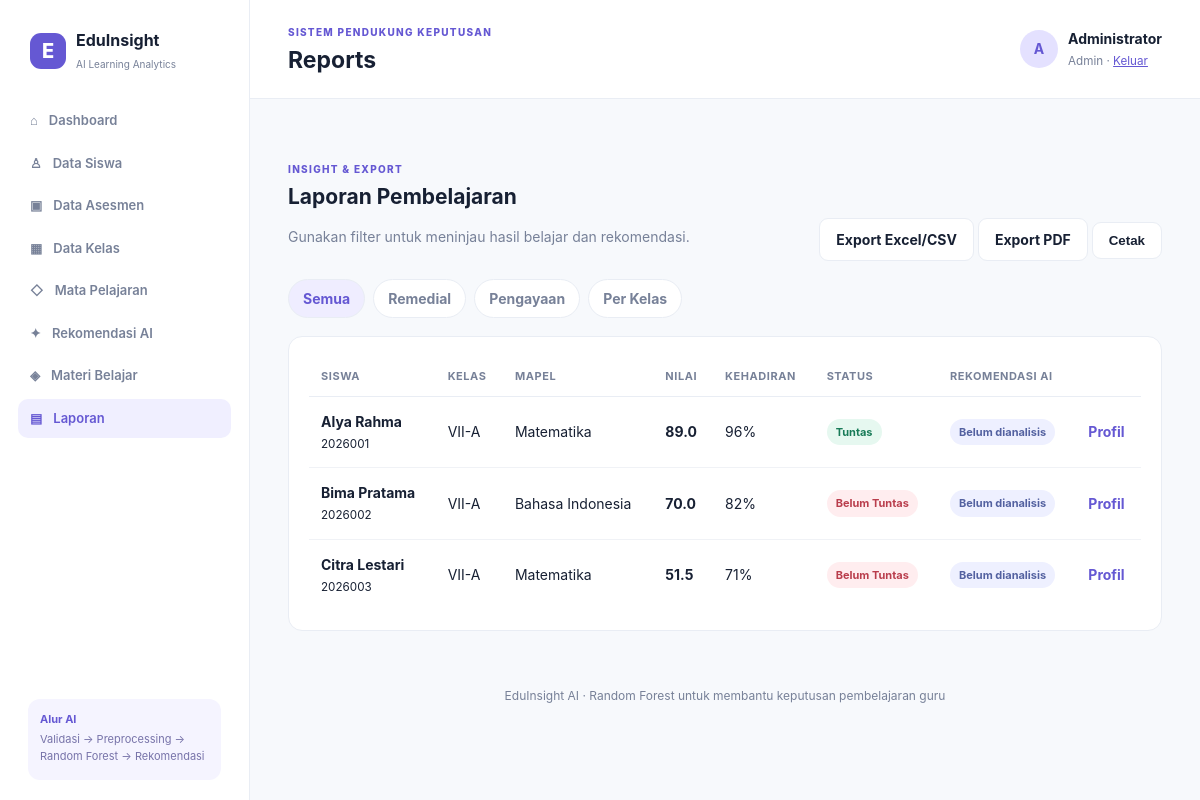
/index.php?page=reports (signed in), run on the app's committed database.
### tables this page shows
CREATE TABLE IF NOT EXISTS assessments (id INT AUTO_INCREMENT PRIMARY KEY, student_id INT NOT NULL, subject_id INT NULL, subject VARCHAR(80) NOT NULL, knowledge_score DECIMAL(5,2) NOT NULL, skill_score DECIMAL(5,2) NOT NULL, assignment_rate DECIMAL(5,2) DEFAULT 0, assessment_date DATE NOT NULL, notes TEXT NULL, created_at TIMESTAMP DEFAULT CURRENT_TIMESTAMP, FOREIGN KEY(student_id) REFERENCES students(id) ON DELETE CASCADE, FOREIGN KEY(subject_id) REFERENCES subjects(id) ON DELETE SET NULL);

CREATE TABLE IF NOT EXISTS students (id INT AUTO_INCREMENT PRIMARY KEY, nis VARCHAR(30) NOT NULL UNIQUE, name VARCHAR(120) NOT NULL, gender ENUM('L','P') NOT NULL, class_id INT NULL, class_name VARCHAR(30) DEFAULT NULL, attendance_rate DECIMAL(5,2) DEFAULT 0, birth_date DATE NULL, address TEXT NULL, created_at TIMESTAMP DEFAULT CURRENT_TIMESTAMP, FOREIGN KEY(class_id) REFERENCES classes(id) ON DELETE SET NULL);

### app/core/helpers.php (called while the page is built, shortened)
<?php
function e(mixed $value): string { return htmlspecialchars((string)$value, ENT_QUOTES, 'UTF-8'); }
function url(string $path = ''): string { return 'index.php' . ($path ? '?page=' . urlencode($path) : ''); }
function badgeClass(string $label): string { return match (strtolower($label)) { 'tuntas', 'pengayaan', 'selesai' => 'success', 'remedial', 'belum tuntas' => 'danger', 'pendampingan', 'ditinjau' => 'warning', default => 'info' }; }
function render(string $view, array $data = []): void { extract($data); $page = $_GET['page'] ?? 'dashboard'; require BASE_PATH . 'app/views/layouts/header.php'; require BASE_PATH . "app/views/{$view}.php"; require BASE_PATH . 'app/views/layouts/footer.php'; }

### app/views/reports/index.php (the view)
<div class="section-head"><div><span class="eyebrow">INSIGHT & EXPORT</span><h2>Laporan Pembelajaran</h2><p class="muted">Gunakan filter untuk meninjau hasil belajar dan rekomendasi.</p></div><div><a class="btn secondary" href="export.php?format=csv&type=<?=e($reportType)?>">Export Excel/CSV</a> <a class="btn secondary" href="export.php?format=pdf&type=<?=e($reportType)?>">Export PDF</a> <button class="btn secondary" onclick="window.print()">Cetak</button></div></div><div class="filter-tabs"><a class="<?=$reportType==='summary'?'active':''?>" href="<?=url('reports')?>&type=summary">Semua</a><a class="<?=$reportType==='remedial'?'active':''?>" href="<?=url('reports')?>&type=remedial">Remedial</a><a class="<?=$reportType==='pengayaan'?'active':''?>" href="<?=url('reports')?>&type=pengayaan">Pengayaan</a><a class="<?=$reportType==='kelas'?'active':''?>" href="<?=url('reports')?>&type=kelas">Per Kelas</a></div><div class="table-card"><table><thead><tr><th>Siswa</th><th>Kelas</th><th>Mapel</th><th>Nilai</th><th>Kehadiran</th><th>Status</th><th>Rekomendasi AI</th><th></th></tr></thead><tbody><?php foreach($reports as $r): if($reportType==='remedial'&&$r['action_label']!=='Remedial')continue; if($reportType==='pengayaan'&&$r['action_label']!=='Pengayaan')continue; ?><tr><td><b><?=e($r['name'])?></b><br><small><?=e($r['nis'])?></small></td><td><?=e($r['class_name'])?></td><td><?=e($r['subject'])?></td><td><b><?=number_format((float)$r['avg_score'],1)?></b></td><td><?=number_format((float)$r['attendance_rate'],0)?>%</td><td><span class="badge <?=$r['avg_score']>=75?'success':'danger'?>"><?=$r['avg_score']>=75?'Tuntas':'Belum Tuntas'?></span></td><td><span class="badge <?=badgeClass($r['action_label']??'')?>"><?=e($r['action_label']??'Belum dianalisis')?></span></td><td><a class="text-link" href="<?=url('profile')?>&id=<?=e($r['student_id'])?>">Profil</a></td></tr><?php endforeach;?></tbody></table></div>

### public/assets/css/style.css (style rules this page uses)
:root { --ink:#172033;--muted:#778198;--line:#e9edf4;--bg:#f7f9fc;--purple:#6558d3;--blue:#3478d4;--green:#28a879;--red:#e35d6a;--orange:#e8a33d }
* { box-sizing:border-box }
body { margin:0;background:var(--bg);color:var(--ink);font:14px/1.5 Inter,system-ui,sans-serif }
.eyebrow { font-size:10px;letter-spacing:.13em;color:var(--purple);font-weight:800 }
.btn { border:0;border-radius:9px;padding:10px 16px;display:inline-block;text-decoration:none;font-weight:700;cursor:pointer }
.btn.secondary { background:#fff;border:1px solid var(--line);color:var(--ink) }
.stat-card,.table-card,.form-card,.empty-state { background:#fff;border:1px solid var(--line);border-radius:14px;padding:20px }
.muted { color:var(--muted) }
.section-head { display:flex;justify-content:space-between;align-items:end;margin:28px 0 14px }
.section-head h2 { margin:3px 0;font-size:21px }
.text-link { color:var(--purple);text-decoration:none;font-weight:700 }
.table-card { overflow:auto }
table { width:100%;border-collapse:collapse;min-width:650px }
th { text-align:left;color:var(--muted);font-size:11px;text-transform:uppercase;letter-spacing:.05em;padding:11px 12px;border-bottom:1px solid var(--line) }
td { padding:14px 12px;border-bottom:1px solid #f0f2f6 }
tr:last-child td { border-bottom:0 }
.badge,.pill { border-radius:20px;padding:5px 9px;font-size:11px;font-weight:700;display:inline-block }
.badge.success { color:#187b58;background:#e6f8f0 }
.badge.danger { color:#b93d4c;background:#ffedef }
.badge.info,.pill { color:#5361a0;background:#eef0ff }
.filter-tabs { display:flex;gap:8px;margin:18px 0 }
.filter-tabs a { background:#fff;border:1px solid var(--line);border-radius:20px;padding:8px 14px;color:var(--muted);text-decoration:none;font-weight:700 }
.filter-tabs a.active { background:#efedff;color:var(--purple) }

### data on the page
assessments: student.name "Alya Rahma", student.nis "2026001", student.class_name "VII-A", subject "Matematika", avg_score "89.0", student.attendance_rate "96", shows "Tuntas", action_label "Belum dianalisis"
assessments: student.name "Bima Pratama", student.nis "2026002", student.class_name "VII-A", subject "Bahasa Indonesia", avg_score "70.0", student.attendance_rate "82", shows "Belum Tuntas", action_label "Belum dianalisis"
assessments: student.name "Citra Lestari", student.nis "2026003", student.class_name "VII-A", subject "Matematika", avg_score "51.5", student.attendance_rate "71", shows "Belum Tuntas", action_label "Belum dianalisis"

### other printed values
$page "Reports"
substr(currentUser()['name'],0,1) "A"
currentUser()['name'] "Administrator"
currentUser()['role'] "Admin"
